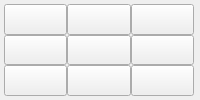
             <widget class="QWidget" name="outside_corners">
              <property name="sizePolicy">
               <sizepolicy hsizetype="Preferred" vsizetype="Preferred">
                <horstretch>0</horstretch>
                <verstretch>0</verstretch>
               </sizepolicy>
              </property>
              <layout class="QVBoxLayout" name="verticalLayout">
               <property name="spacing">
                <number>2</number>
               </property>
               <property name="leftMargin">
                <number>0</number>
               </property>
               <property name="topMargin">
                <number>0</number>
               </property>
               <property name="rightMargin">
                <number>2</number>
               </property>
               <property name="bottomMargin">
                <number>0</number>
               </property>
               <item>
                <widget class="QFrame" name="frame_outside">
                 <layout class="QHBoxLayout" name="horizontalLayout_19">
                  <property name="leftMargin">
                   <number>4</number>
                  </property>
                  <property name="topMargin">
                   <number>4</number>
                  </property>
                  <property name="rightMargin">
                   <number>4</number>
                  </property>
                  <property name="bottomMargin">
                   <number>4</number>
                  </property>
                  <item>
                   <widget class="QWidget" name="widget_outside" native="true">
                    <property name="sizePolicy">
                     <sizepolicy hsizetype="Preferred" vsizetype="Preferred">
                      <horstretch>0</horstretch>
                      <verstretch>0</verstretch>
                     </sizepolicy>
                    </property>
                    <property name="minimumSize">
                     <size>
                      <width>0</width>
                      <height>0</height>
                     </size>
                    </property>
                    <property name="maximumSize">
                     <size>
                      <width>300</width>
                      <height>300</height>
                     </size>
                    </property>
                    <property name="styleSheet">
                     <string notr="true"/>
                    </property>
                    <layout class="QGridLayout" name="gridLayout_7">
                     <property name="leftMargin">
                      <number>0</number>
                     </property>
                     <property name="topMargin">
                      <number>0</number>
                     </property>
                     <property name="rightMargin">
                      <number>0</number>
                     </property>
                     <property name="bottomMargin">
                      <number>0</number>
                     </property>
                     <property name="spacing">
                      <number>0</number>
                     </property>
                     <item row="1" column="4">
                      <widget class="QPushButton" name="probe_z_minus_wco">
                       <property name="sizePolicy">
                        <sizepolicy hsizetype="Preferred" vsizetype="Preferred">
                         <horstretch>0</horstretch>
                         <verstretch>0</verstretch>
                        </sizepolicy>
                       </property>
                       <property name="minimumSize">
                        <size>
                         <width>0</width>
                         <height>0</height>
                        </size>
                       </property>
                       <property name="maximumSize">
                        <size>
                         <width>16777215</width>
                         <height>16777215</height>
                        </size>
                       </property>
                       <property name="toolTip">
                        <string>z_minus_wco</string>
                       </property>
                       <property name="text">
                        <string/>
                       </property>
                       <property name="icon">
                        <iconset>
                         <normalon>basic_probe_icons/z_top.png</normalon>
                        </iconset>
                       </property>
                       <property name="iconSize">
                        <size>
                         <width>80</width>
                         <height>80</height>
                        </size>
                       </property>
                       <property name="probe" stdset="0">
                        <string>probe_down</string>
                       </property>
                       <attribute name="buttonGroup">
                        <string notr="true">outside_buttonGroup</string>
                       </attribute>
                      </widget>
                     </item>
                     <item row="0" column="5">
                      <widget class="QPushButton" name="probe_back_right_outside">
                       <property name="sizePolicy">
                        <sizepolicy hsizetype="Preferred" vsizetype="Preferred">
                         <horstretch>0</horstretch>
                         <verstretch>0</verstretch>
                        </sizepolicy>
                       </property>
                       <property name="minimumSize">
                        <size>
                         <width>0</width>
                         <height>0</height>
                        </size>
                       </property>
                       <property name="maximumSize">
                        <size>
                         <width>16777215</width>
                         <height>16777215</height>
                        </size>
                       </property>
                       <property name="toolTip">
                        <string>back_right_outside</string>
                       </property>
                       <property name="text">
                        <string/>
                       </property>
                       <property name="icon">
                        <iconset>
                         <normalon>basic_probe_icons/back_right_corner_outside.png</normalon>
                        </iconset>
                       </property>
                       <property name="iconSize">
                        <size>
                         <width>80</width>
                         <height>80</height>
                        </size>
                       </property>
                       <property name="flat">
                        <bool>false</bool>
                       </property>
                       <property name="probe" stdset="0">
                        <string>probe_outside_xmym</string>
                       </property>
                       <attribute name="buttonGroup">
                        <string notr="true">outside_buttonGroup</string>
                       </attribute>
                      </widget>
                     </item>
                     <item row="2" column="1">
                      <widget class="QPushButton" name="probe_front_left_outside">
                       <property name="sizePolicy">
                        <sizepolicy hsizetype="Preferred" vsizetype="Preferred">
                         <horstretch>0</horstretch>
                         <verstretch>0</verstretch>
                        </sizepolicy>
                       </property>
                       <property name="minimumSize">
                        <size>
                         <width>0</width>
                         <height>0</height>
                        </size>
                       </property>
                       <property name="maximumSize">
                        <size>
                         <width>16777215</width>
                         <height>16777215</height>
                        </size>
                       </property>
                       <property name="toolTip">
                        <string>front_left_outside</string>
                       </property>
                       <property name="text">
                        <string/>
                       </property>
                       <property name="icon">
                        <iconset>
                         <normalon>basic_probe_icons/front_left_corner_outside.png</normalon>
                        </iconset>
                       </property>
                       <property name="iconSize">
                        <size>
                         <width>80</width>
                         <height>80</height>
                        </size>
                       </property>
                       <property name="probe" stdset="0">
                        <string>probe_outside_xpyp</string>
                       </property>
                       <attribute name="buttonGroup">
                        <string notr="true">outside_buttonGroup</string>
                       </attribute>
                      </widget>
                     </item>
                     <item row="1" column="1">
                      <widget class="QPushButton" name="probe_left_outside">
                       <property name="sizePolicy">
                        <sizepolicy hsizetype="Preferred" vsizetype="Preferred">
                         <horstretch>0</horstretch>
                         <verstretch>0</verstretch>
                        </sizepolicy>
                       </property>
                       <property name="minimumSize">
                        <size>
                         <width>0</width>
                         <height>0</height>
                        </size>
                       </property>
                       <property name="maximumSize">
                        <size>
                         <width>16777215</width>
                         <height>16777215</height>
                        </size>
                       </property>
                       <property name="toolTip">
                        <string>left_outside</string>
                       </property>
                       <property name="text">
                        <string/>
                       </property>
                       <property name="icon">
                        <iconset>
                         <normalon>basic_probe_icons/left_side_edge.png</normalon>
                        </iconset>
                       </property>
                       <property name="iconSize">
                        <size>
                         <width>80</width>
                         <height>80</height>
                        </size>
                       </property>
                       <property name="probe" stdset="0">
                        <string>probe_xp</string>
                       </property>
                       <attribute name="buttonGroup">
                        <string notr="true">outside_buttonGroup</string>
                       </attribute>
                      </widget>
                     </item>
                     <item row="2" column="4">
                      <widget class="QPushButton" name="probe_front_outside">
                       <property name="sizePolicy">
                        <sizepolicy hsizetype="Preferred" vsizetype="Preferred">
                         <horstretch>0</horstretch>
                         <verstretch>0</verstretch>
                        </sizepolicy>
                       </property>
                       <property name="minimumSize">
                        <size>
                         <width>0</width>
                         <height>0</height>
                        </size>
                       </property>
                       <property name="maximumSize">
                        <size>
                         <width>16777215</width>
                         <height>16777215</height>
                        </size>
                       </property>
                       <property name="toolTip">
                        <string>front_outside</string>
                       </property>
                       <property name="text">
                        <string/>
                       </property>
                       <property name="icon">
                        <iconset>
                         <normalon>basic_probe_icons/front_middle_edge_outside.png</normalon>
                        </iconset>
                       </property>
                       <property name="iconSize">
                        <size>
                         <width>80</width>
                         <height>80</height>
                        </size>
                       </property>
                       <property name="probe" stdset="0">
                        <string>probe_yp</string>
                       </property>
                       <attribute name="buttonGroup">
                        <string notr="true">outside_buttonGroup</string>
                       </attribute>
                      </widget>
                     </item>
                     <item row="1" column="5">
                      <widget class="QPushButton" name="probe_right_outside">
                       <property name="sizePolicy">
                        <sizepolicy hsizetype="Preferred" vsizetype="Preferred">
                         <horstretch>0</horstretch>
                         <verstretch>0</verstretch>
                        </sizepolicy>
                       </property>
                       <property name="minimumSize">
                        <size>
                         <width>0</width>
                         <height>0</height>
                        </size>
                       </property>
                       <property name="maximumSize">
                        <size>
                         <width>16777215</width>
                         <height>16777215</height>
                        </size>
                       </property>
                       <property name="toolTip">
                        <string>right_outside</string>
                       </property>
                       <property name="text">
                        <string/>
                       </property>
                       <property name="icon">
                        <iconset>
                         <normalon>basic_probe_icons/right_side_edge.png</normalon>
                        </iconset>
                       </property>
                       <property name="iconSize">
                        <size>
                         <width>80</width>
                         <height>80</height>
                        </size>
                       </property>
                       <property name="probe" stdset="0">
                        <string>probe_xm</string>
                       </property>
                       <attribute name="buttonGroup">
                        <string notr="true">outside_buttonGroup</string>
                       </attribute>
                      </widget>
                     </item>
                     <item row="0" column="4">
                      <widget class="QPushButton" name="probe_back_outside">
                       <property name="sizePolicy">
                        <sizepolicy hsizetype="Preferred" vsizetype="Preferred">
                         <horstretch>0</horstretch>
                         <verstretch>0</verstretch>
                        </sizepolicy>
                       </property>
                       <property name="minimumSize">
                        <size>
                         <width>0</width>
                         <height>0</height>
                        </size>
                       </property>
                       <property name="maximumSize">
                        <size>
                         <width>16777215</width>
                         <height>16777215</height>
                        </size>
                       </property>
                       <property name="toolTip">
                        <string>back_outside</string>
                       </property>
                       <property name="text">
                        <string/>
                       </property>
                       <property name="icon">
                        <iconset>
                         <normalon>basic_probe_icons/back_middle_edge_outside.png</normalon>
                        </iconset>
                       </property>
                       <property name="iconSize">
                        <size>
                         <width>80</width>
                         <height>80</height>
                        </size>
                       </property>
                       <property name="flat">
                        <bool>false</bool>
                       </property>
                       <property name="probe" stdset="0">
                        <string>probe_ym</string>
                       </property>
                       <attribute name="buttonGroup">
                        <string notr="true">outside_buttonGroup</string>
                       </attribute>
                      </widget>
                     </item>
                     <item row="2" column="5">
                      <widget class="QPushButton" name="probe_front_right_outside">
                       <property name="sizePolicy">
                        <sizepolicy hsizetype="Preferred" vsizetype="Preferred">
                         <horstretch>0</horstretch>
                         <verstretch>0</verstretch>
                        </sizepolicy>
                       </property>
                       <property name="minimumSize">
                        <size>
                         <width>0</width>
                         <height>0</height>
                        </size>
                       </property>
                       <property name="maximumSize">
                        <size>
                         <width>16777215</width>
                         <height>16777215</height>
                        </size>
                       </property>
                       <property name="toolTip">
                        <string>front_right_outside</string>
                       </property>
                       <property name="text">
                        <string/>
                       </property>
                       <property name="icon">
                        <iconset>
                         <normalon>basic_probe_icons/front_right_corner_outside.png</normalon>
                        </iconset>
                       </property>
                       <property name="iconSize">
                        <size>
                         <width>80</width>
                         <height>80</height>
                        </size>
                       </property>
                       <property name="probe" stdset="0">
                        <string>probe_outside_xmyp</string>
                       </property>
                       <attribute name="buttonGroup">
                        <string notr="true">outside_buttonGroup</string>
                       </attribute>
                      </widget>
                     </item>
                     <item row="0" column="1">
                      <widget class="QPushButton" name="probe_back_left_outside">
                       <property name="sizePolicy">
                        <sizepolicy hsizetype="Preferred" vsizetype="Preferred">
                         <horstretch>0</horstretch>
                         <verstretch>0</verstretch>
                        </sizepolicy>
                       </property>
                       <property name="minimumSize">
                        <size>
                         <width>0</width>
                         <height>0</height>
                        </size>
                       </property>
                       <property name="maximumSize">
                        <size>
                         <width>16777215</width>
                         <height>16777215</height>
                        </size>
                       </property>
                       <property name="toolTip">
                        <string>back_left_outside</string>
                       </property>
                       <property name="autoFillBackground">
                        <bool>false</bool>
                       </property>
                       <property name="icon">
                        <iconset>
                         <normalon>basic_probe_icons/back_left_corner_outside.png</normalon>
                        </iconset>
                       </property>
                       <property name="iconSize">
                        <size>
                         <width>80</width>
                         <height>80</height>
                        </size>
                       </property>
                       <property name="flat">
                        <bool>false</bool>
                       </property>
                       <property name="probe" stdset="0">
                        <string>probe_outside_xpym</string>
                       </property>
                       <attribute name="buttonGroup">
                        <string notr="true">outside_buttonGroup</string>
                       </attribute>
                      </widget>
                     </item>
                    </layout>
                   </widget>
                  </item>
                 </layout>
                </widget>
               </item>
              </layout>
             </widget>
